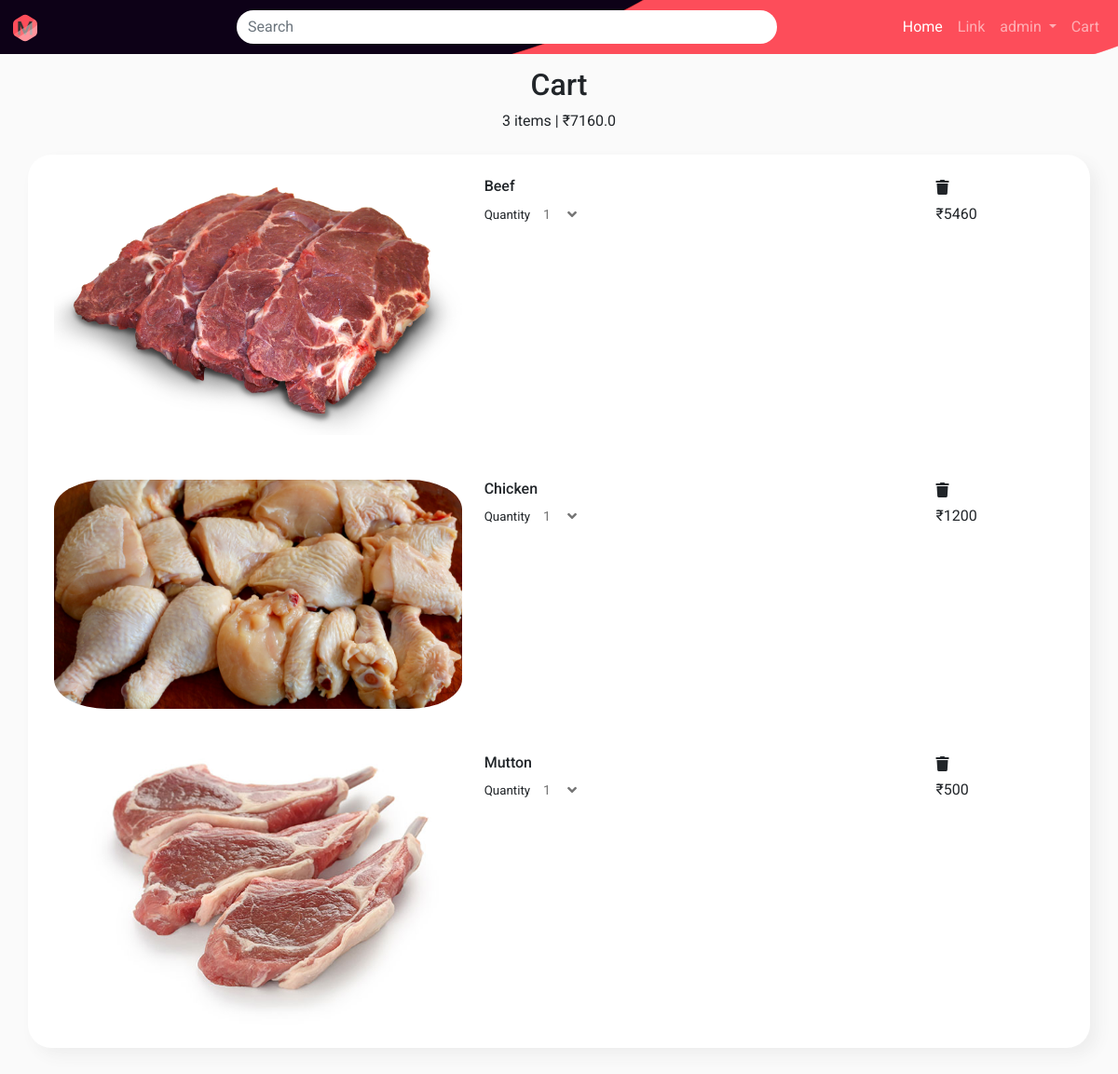
The page /cart/ (signed in) on the database as committed earlier.
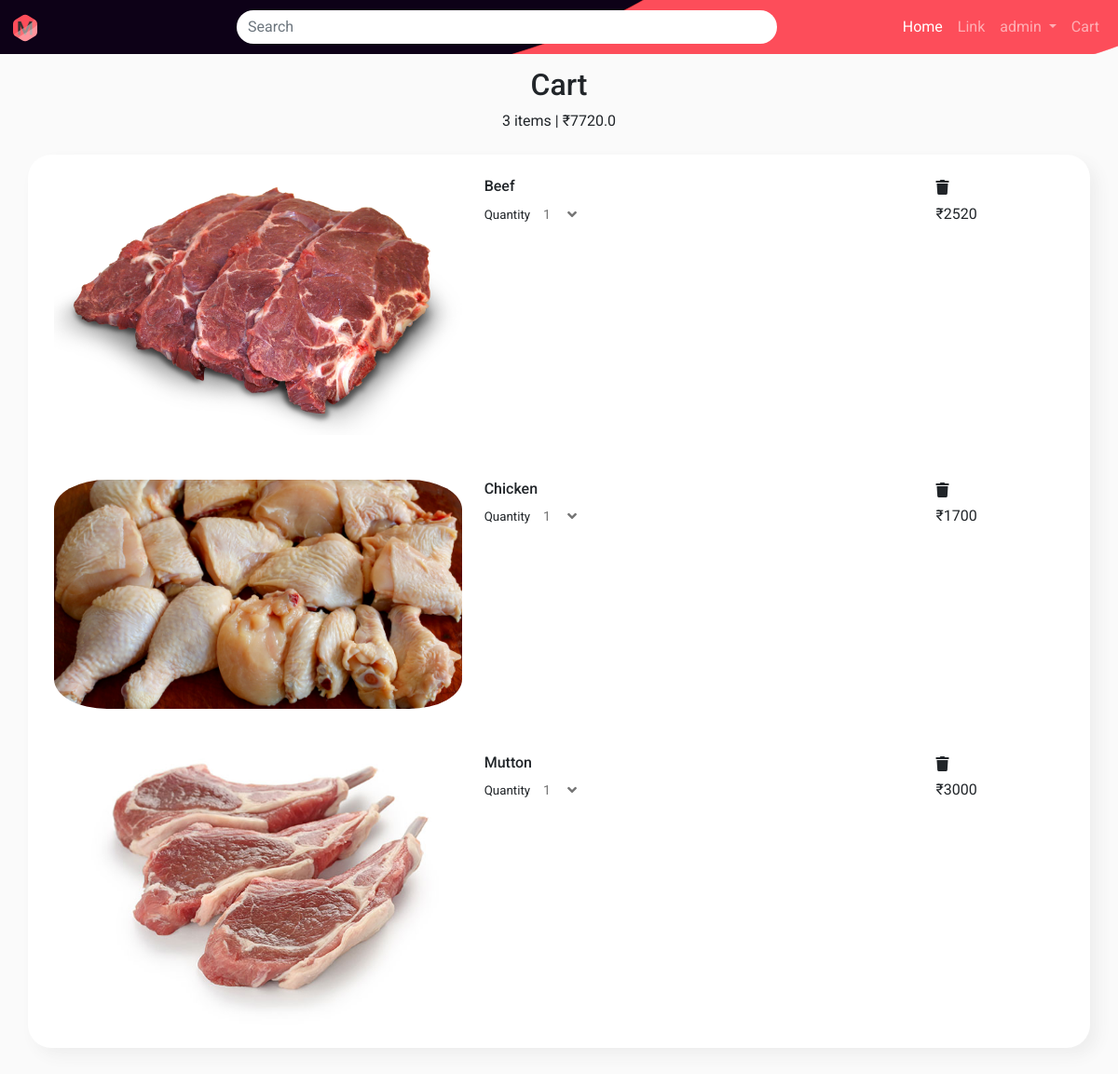
The same page on the database as committed later.
### home/models.py (models this page shows, shortened)
class CartModel(models.Model):
    user = models.OneToOneField(settings.AUTH_USER_MODEL, related_name="cart", on_delete=models.CASCADE)
    total = models.FloatField()
    address = models.TextField(max_length=255)
    pincode = models.IntegerField()
    state = models.TextField(max_length=20)

class CartItem(models.Model):
    item = models.ForeignKey(Product, related_name="cart_item", on_delete=models.CASCADE)
    quantity = models.PositiveIntegerField()
    cart = models.ForeignKey(CartModel, related_name="items", on_delete=models.CASCADE)

class Product(models.Model):
    meat_type = (
        ('c', 'chicken'),
        ('b', 'beef'),
        ('m', 'mutton'),
        ('p', 'pork'),
        ('f', 'fish'),
    )
    title = models.CharField(max_length=255)
    description = models.TextField(max_length=2048)
    price = models.FloatField()
    stock = models.IntegerField()
    meat = models.CharField(max_length=1, choices=meat_type)

class ImageModel(models.Model):
    title = models.TextField(max_length=10)
    mainimage = models.ImageField(upload_to="static/images/", null=True)
    image = models.ForeignKey(Product, related_name='images', on_delete=models.CASCADE)

### home/views.py (the view)
# urls.py: path('cart/', views.cart, name='cart'),
def cart(request):
    context = {}
    user = User.objects.get(id=request.user.id)
    cart = user.cart
    items = cart.items.all()
    for i in items:
        i.range = range(1,min(i.item.stock+1,11))
    print(context)
    context['items'] = items
    context['len_items'] = len(items)
    context['total'] = cart.total
    return render(request, template_name="cart.html", context=context)

### templates/cart.html (shortened to what this page needs)
{% extends "base.html" %}
{% load static %}
{% block extra_css %}
    <link rel="stylesheet" href="{% static 'index.css' %}">
    <link rel="stylesheet" href="{% static 'cart.css' %}"/>
{% endblock %}
{% block content %}
    <div class="container-fluid py-5">
        <div class="row text-center py-4">
            <h2>Cart</h2>
            <div>{{ len_items }}
                {% if len_items == 1 %}
                    item
                {% else %}
                    items
                {% endif %}
                | ₹<span id="total">{{ total }}</span></div>
        </div>
        <div class="container">
            <div class="row neumorphic_container px-3">
                {% for item in items %}
                    <div class="col-xs-12">
                        <div class="row py-4">
                            <div class=" col-5">
                                <div class="pull-left">
                                    <div>
                                        <img src="/{{ item.item.images.all.0.mainimage }}" alt="/{{ item.item.title }}"
                                             class="w-100">
                                    </div>
                                </div>
                            </div>
                            <div class="col-7">
                                <div class="row">
                                    <div class="h6 col-9 font-weight-bold me-auto">{{ item.item.title }}</div>
                                    <div class="col">
                                        <i class="fa fa-trash"></i>
                                    </div>
                                </div>
                                <div class="row">
                                    <div class="col col-6 col-md-9">
                                        <label for="inputGroupSelect01" style="font-size: smaller">Quantity</label>
                                        <div  class="holder ">
                                            <div class="fa fa-angle-down e4f9riy3"></div>
                                            <select class="selects">
                                                {% for i in item.range %}
                                                    <option value="{{ i }} ">{{ i }}</option>
                                                {% endfor %}
                                            </select>
                                        </div>
                                    </div>
                                    <div class="col">
                                        <p id="price_{{ item.id }}" class="font-weight-bold">
                                            ₹{% widthratio item.item.price 1 item.quantity %} </p>
                                    </div>
                                </div>
                            </div>
                        </div>
                    </div>
                {% endfor %}
            </div>
        </div>
    </div>
{% endblock %}

Rows that differ between the two databases and show on the page:
changed CartModel: total "7160.0" → "7720.0"
changed CartItem "Beef": item+quantity "5460" → "2520"
changed CartItem "Chicken": item+quantity "1200" → "1700"
changed CartItem "Mutton": item+quantity "500" → "3000"
